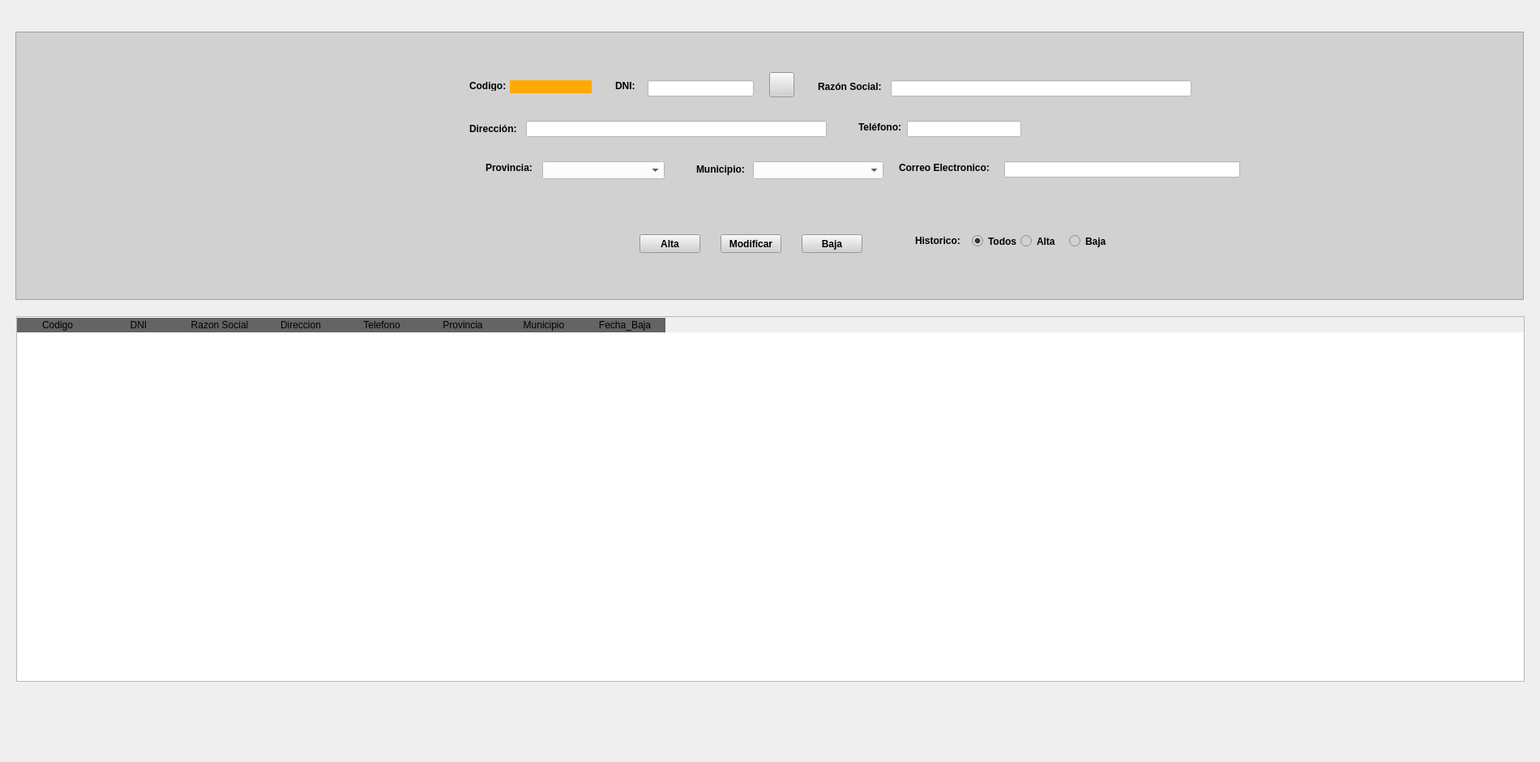
         <widget class="QWidget" name="tabCliente">
          <attribute name="title">
           <string>Clientes</string>
          </attribute>
          <widget class="QWidget" name="panelCliente" native="true">
           <property name="geometry">
            <rect>
             <x>0</x>
             <y>0</y>
             <width>1891</width>
             <height>931</height>
            </rect>
           </property>
           <widget class="QFrame" name="frameClientes">
            <property name="geometry">
             <rect>
              <x>19</x>
              <y>39</y>
              <width>1861</width>
              <height>331</height>
             </rect>
            </property>
            <property name="styleSheet">
             <string notr="true">background-color: rgb(209, 209, 209);</string>
            </property>
            <property name="frameShape">
             <enum>QFrame::StyledPanel</enum>
            </property>
            <property name="frameShadow">
             <enum>QFrame::Raised</enum>
            </property>
            <widget class="QLabel" name="label_5">
             <property name="geometry">
              <rect>
               <x>560</x>
               <y>60</y>
               <width>47</width>
               <height>13</height>
              </rect>
             </property>
             <property name="font">
              <font>
               <weight>75</weight>
               <bold>true</bold>
              </font>
             </property>
             <property name="text">
              <string>Codigo:</string>
             </property>
            </widget>
            <widget class="QLabel" name="label_6">
             <property name="geometry">
              <rect>
               <x>740</x>
               <y>60</y>
               <width>47</width>
               <height>13</height>
              </rect>
             </property>
             <property name="font">
              <font>
               <weight>75</weight>
               <bold>true</bold>
              </font>
             </property>
             <property name="text">
              <string>DNI:</string>
             </property>
            </widget>
            <widget class="QLineEdit" name="txtDniCliente">
             <property name="geometry">
              <rect>
               <x>780</x>
               <y>60</y>
               <width>131</width>
               <height>20</height>
              </rect>
             </property>
             <property name="styleSheet">
              <string notr="true">background-color: rgb(255, 255, 255);</string>
             </property>
            </widget>
            <widget class="QLabel" name="label_7">
             <property name="geometry">
              <rect>
               <x>990</x>
               <y>60</y>
               <width>81</width>
               <height>16</height>
              </rect>
             </property>
             <property name="font">
              <font>
               <weight>75</weight>
               <bold>true</bold>
              </font>
             </property>
             <property name="text">
              <string>Razón Social:</string>
             </property>
            </widget>
            <widget class="QLineEdit" name="txtRazon">
             <property name="geometry">
              <rect>
               <x>1080</x>
               <y>60</y>
               <width>371</width>
               <height>20</height>
              </rect>
             </property>
             <property name="styleSheet">
              <string notr="true">background-color: rgb(255, 255, 255);</string>
             </property>
            </widget>
            <widget class="QLabel" name="label_8">
             <property name="geometry">
              <rect>
               <x>560</x>
               <y>110</y>
               <width>61</width>
               <height>20</height>
              </rect>
             </property>
             <property name="font">
              <font>
               <weight>75</weight>
               <bold>true</bold>
              </font>
             </property>
             <property name="text">
              <string>Dirección:</string>
             </property>
            </widget>
            <widget class="QLineEdit" name="txtDirCli">
             <property name="geometry">
              <rect>
               <x>630</x>
               <y>110</y>
               <width>371</width>
               <height>20</height>
              </rect>
             </property>
             <property name="styleSheet">
              <string notr="true">background-color: rgb(255, 255, 255);</string>
             </property>
            </widget>
            <widget class="QLabel" name="label_9">
             <property name="geometry">
              <rect>
               <x>1040</x>
               <y>110</y>
               <width>61</width>
               <height>16</height>
              </rect>
             </property>
             <property name="font">
              <font>
               <weight>75</weight>
               <bold>true</bold>
              </font>
             </property>
             <property name="text">
              <string>Teléfono:</string>
             </property>
            </widget>
            <widget class="QLineEdit" name="txtTel">
             <property name="geometry">
              <rect>
               <x>1100</x>
               <y>110</y>
               <width>141</width>
               <height>20</height>
              </rect>
             </property>
             <property name="styleSheet">
              <string notr="true">background-color: rgb(255, 255, 255);</string>
             </property>
            </widget>
            <widget class="QLabel" name="label_10">
             <property name="geometry">
              <rect>
               <x>580</x>
               <y>160</y>
               <width>61</width>
               <height>16</height>
              </rect>
             </property>
             <property name="font">
              <font>
               <weight>75</weight>
               <bold>true</bold>
              </font>
             </property>
             <property name="text">
              <string>Provincia:</string>
             </property>
            </widget>
            <widget class="QComboBox" name="cmbProvCli">
             <property name="geometry">
              <rect>
               <x>650</x>
               <y>160</y>
               <width>151</width>
               <height>22</height>
              </rect>
             </property>
             <property name="styleSheet">
              <string notr="true">background-color: rgb(255, 255, 255);</string>
             </property>
            </widget>
            <widget class="QLabel" name="label_11">
             <property name="geometry">
              <rect>
               <x>840</x>
               <y>160</y>
               <width>61</width>
               <height>20</height>
              </rect>
             </property>
             <property name="font">
              <font>
               <weight>75</weight>
               <bold>true</bold>
              </font>
             </property>
             <property name="text">
              <string>Municipio:</string>
             </property>
            </widget>
            <widget class="QComboBox" name="cmbMuniCli">
             <property name="geometry">
              <rect>
               <x>910</x>
               <y>160</y>
               <width>161</width>
               <height>22</height>
              </rect>
             </property>
             <property name="styleSheet">
              <string notr="true">background-color: rgb(255, 255, 255);</string>
             </property>
            </widget>
            <widget class="QPushButton" name="btnAltaCli">
             <property name="geometry">
              <rect>
               <x>770</x>
               <y>250</y>
               <width>75</width>
               <height>23</height>
              </rect>
             </property>
             <property name="font">
              <font>
               <weight>75</weight>
               <bold>true</bold>
              </font>
             </property>
             <property name="text">
              <string>Alta</string>
             </property>
            </widget>
            <widget class="QPushButton" name="btnModCli">
             <property name="geometry">
              <rect>
               <x>870</x>
               <y>250</y>
               <width>75</width>
               <height>23</height>
              </rect>
             </property>
             <property name="font">
              <font>
               <weight>75</weight>
               <bold>true</bold>
              </font>
             </property>
             <property name="text">
              <string>Modificar</string>
             </property>
            </widget>
            <widget class="QPushButton" name="btnBajaCli">
             <property name="geometry">
              <rect>
               <x>970</x>
               <y>250</y>
               <width>75</width>
               <height>23</height>
              </rect>
             </property>
             <property name="font">
              <font>
               <weight>75</weight>
               <bold>true</bold>
              </font>
             </property>
             <property name="text">
              <string>Baja</string>
             </property>
            </widget>
            <widget class="QLabel" name="lblcode">
             <property name="geometry">
              <rect>
               <x>610</x>
               <y>60</y>
               <width>101</width>
               <height>16</height>
              </rect>
             </property>
             <property name="styleSheet">
              <string notr="true">background-color: rgb(255, 170, 0);</string>
             </property>
             <property name="text">
              <string/>
             </property>
            </widget>
            <widget class="QRadioButton" name="rbtTodosCli">
             <property name="geometry">
              <rect>
               <x>1180</x>
               <y>250</y>
               <width>61</width>
               <height>17</height>
              </rect>
             </property>
             <property name="font">
              <font>
               <weight>75</weight>
               <bold>true</bold>
              </font>
             </property>
             <property name="text">
              <string>Todos</string>
             </property>
             <property name="checked">
              <bool>true</bool>
             </property>
             <attribute name="buttonGroup">
              <string notr="true">buttonGroup</string>
             </attribute>
            </widget>
            <widget class="QRadioButton" name="rbtAltaCli">
             <property name="geometry">
              <rect>
               <x>1240</x>
               <y>250</y>
               <width>51</width>
               <height>17</height>
              </rect>
             </property>
             <property name="font">
              <font>
               <weight>75</weight>
               <bold>true</bold>
              </font>
             </property>
             <property name="text">
              <string>Alta</string>
             </property>
            </widget>
            <widget class="QRadioButton" name="rbtBajaCli">
             <property name="geometry">
              <rect>
               <x>1300</x>
               <y>250</y>
               <width>51</width>
               <height>17</height>
              </rect>
             </property>
             <property name="font">
              <font>
               <weight>75</weight>
               <bold>true</bold>
              </font>
             </property>
             <property name="text">
              <string>Baja</string>
             </property>
            </widget>
            <widget class="QLabel" name="label_12">
             <property name="geometry">
              <rect>
               <x>1110</x>
               <y>250</y>
               <width>61</width>
               <height>16</height>
              </rect>
             </property>
             <property name="font">
              <font>
               <weight>75</weight>
               <bold>true</bold>
              </font>
             </property>
             <property name="text">
              <string>Historico:</string>
             </property>
            </widget>
            <widget class="QPushButton" name="btnBuscarcli">
             <property name="geometry">
              <rect>
               <x>930</x>
               <y>50</y>
               <width>31</width>
               <height>31</height>
              </rect>
             </property>
             <property name="text">
              <string/>
             </property>
             <property name="icon">
              <iconset>
               <normaloff>../IMG/lupa.png</normaloff>../IMG/lupa.png</iconset>
             </property>
             <property name="iconSize">
              <size>
               <width>20</width>
               <height>40</height>
              </size>
             </property>
            </widget>
            <widget class="QLineEdit" name="txtCorreo">
             <property name="geometry">
              <rect>
               <x>1220</x>
               <y>160</y>
               <width>291</width>
               <height>20</height>
              </rect>
             </property>
             <property name="styleSheet">
              <string notr="true">background-color: rgb(255, 255, 255);</string>
             </property>
            </widget>
            <widget class="QLabel" name="labelcorro">
             <property name="geometry">
              <rect>
               <x>1090</x>
               <y>160</y>
               <width>121</width>
               <height>16</height>
              </rect>
             </property>
             <property name="font">
              <font>
               <weight>75</weight>
               <bold>true</bold>
              </font>
             </property>
             <property name="text">
              <string>Correo Electronico:</string>
             </property>
            </widget>
           </widget>
           <widget class="QTableWidget" name="tabCli">
            <property name="geometry">
             <rect>
              <x>20</x>
              <y>390</y>
              <width>1861</width>
              <height>451</height>
             </rect>
            </property>
            <property name="styleSheet">
             <string notr="true">QHeaderView::section:horizontal
{
border-top:1px solid #ffffff;
color:'white';
font: 11pt &quot;Arial&quot;;
background-color:rgb(100,100,100);
}
QTableWidget::item:selected {
background-color: rgb(200, 150, 80);
color:'white';
}</string>
            </property>
            <property name="editTriggers">
             <set>QAbstractItemView::NoEditTriggers</set>
            </property>
            <property name="alternatingRowColors">
             <bool>true</bool>
            </property>
            <property name="selectionBehavior">
             <enum>QAbstractItemView::SelectRows</enum>
            </property>
            <attribute name="verticalHeaderVisible">
             <bool>false</bool>
            </attribute>
            <column>
             <property name="text">
              <string>Codigo</string>
             </property>
            </column>
            <column>
             <property name="text">
              <string>DNI</string>
             </property>
            </column>
            <column>
             <property name="text">
              <string>Razon Social</string>
             </property>
            </column>
            <column>
             <property name="text">
              <string>Direccion</string>
             </property>
            </column>
            <column>
             <property name="text">
              <string>Telefono</string>
             </property>
            </column>
            <column>
             <property name="text">
              <string>Provincia</string>
             </property>
            </column>
            <column>
             <property name="text">
              <string>Municipio</string>
             </property>
            </column>
            <column>
             <property name="text">
              <string>Fecha_Baja</string>
             </property>
            </column>
           </widget>
          </widget>
         </widget>
